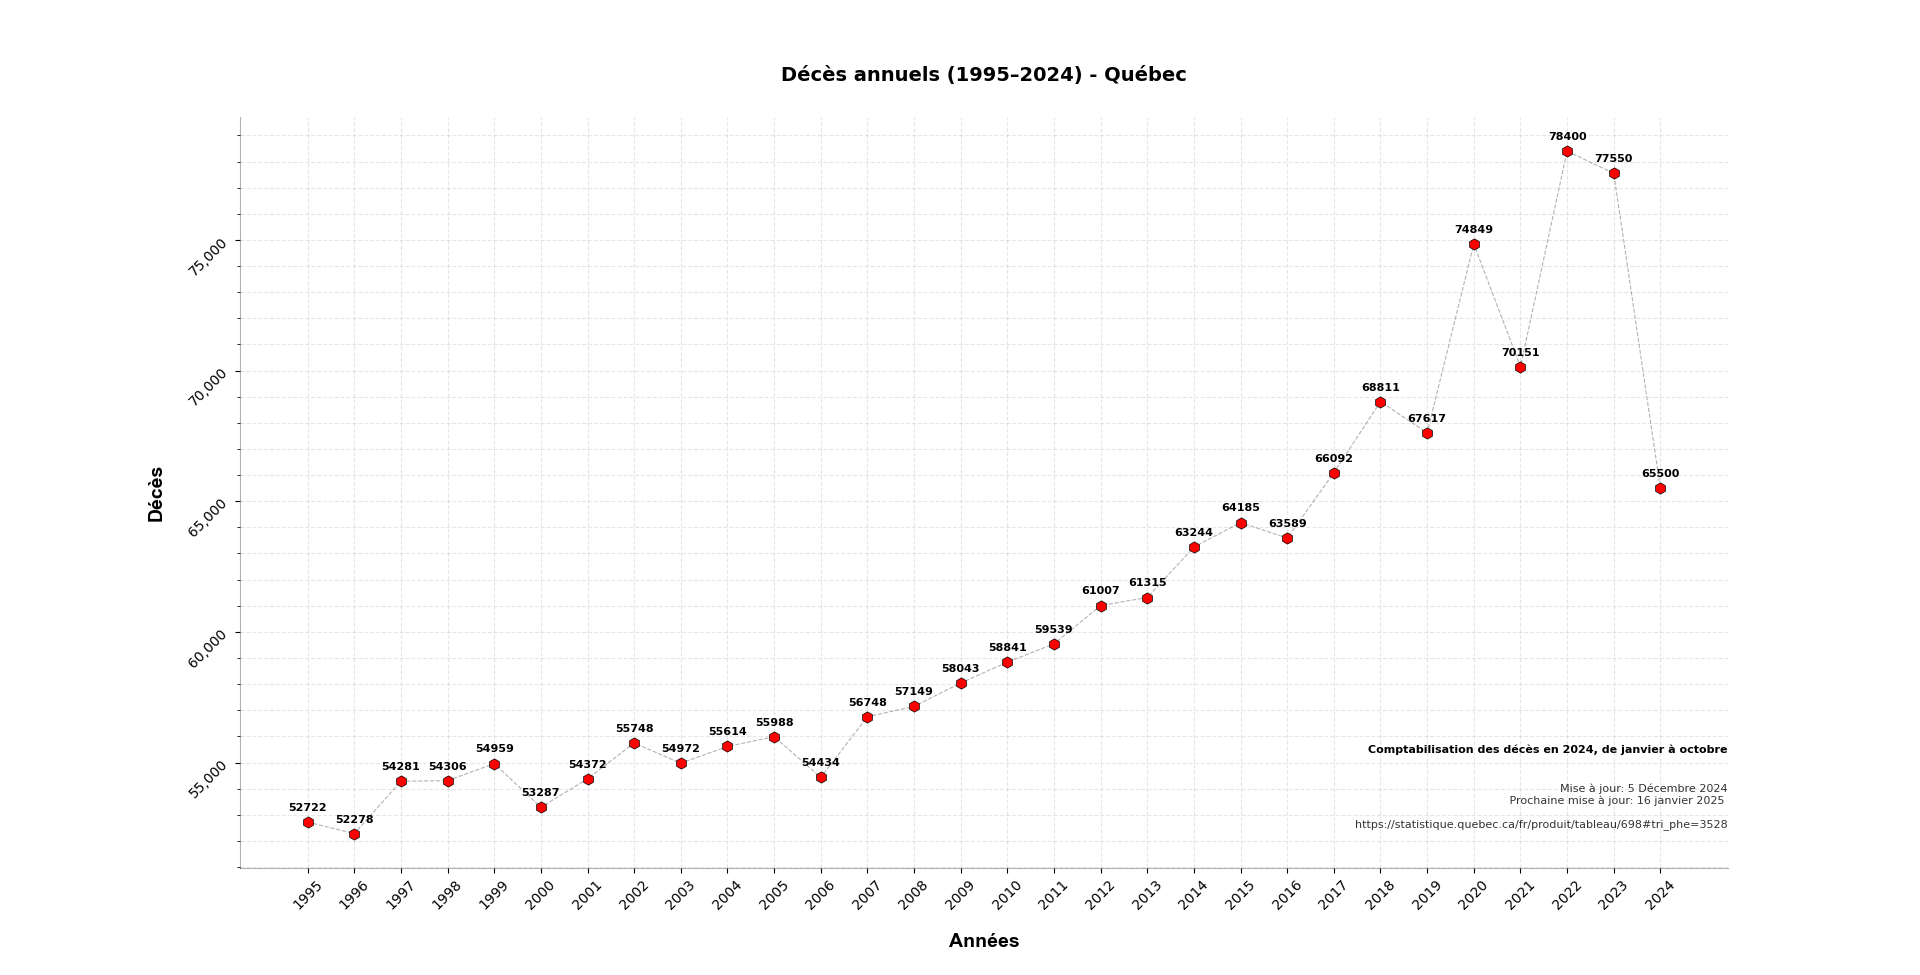

Source code (Python):
import matplotlib.pyplot as plt
from matplotlib.ticker import MultipleLocator
from matplotlib.ticker import FuncFormatter

annee = list(range(1995, 2025))  # Years from 1995 to 2023
deces = [52722, 52278, 54281, 54306, 54959, 53287, 54372, 55748, 54972, 55614, 55988, 54434,
         56748, 57149, 58043, 58841, 59539, 61007, 61315, 63244, 64185, 63589, 66092, 68811,
         67617, 74849, 70151, 78400, 77550, 65500]

# Plotting
plt.figure(figsize=(12, 6))  # Set figure size for better readability
plt.plot(annee, deces,
         label='Nombre de Décès',
         color='black',
         alpha=0.3,
         linewidth=0.8,
         linestyle='--',
         #marker='8',
         #markerfacecolor='red',
         #markersize=8,
         #markeredgewidth=0.5,  # Border width
         #markeredgecolor='black',  # Border color
         )  # x-axis: annee, y-axis: deces

plt.scatter(annee, deces,
            color='red',
            marker='h',
            s=66,  # Marker size
            edgecolor='black',  # Marker border color
            linewidths=0.5,
            zorder=2
            )  # On top of the line


# Annotate data points with their Y-values (number of deaths)
for x, y in zip(annee, deces):
    plt.annotate(f'{y}', (x, y),
            textcoords="offset points",  # Position relative to the point
            xytext=(0, 8),  # Offset by 5 points upwards
            ha='center',  # Center-align text
            fontsize=8,  # Adjust font size
            color='black',
            weight = 'bold'
                 )

# Customize x-axis to display all years
plt.xticks(annee, rotation=45, fontsize=10)  # Use `annee` for xticks to ensure all years are displayed
plt.yticks( rotation=45,fontsize=10)

# Title and Labels


plt.title('Décès annuels (1995–2024) - Québec',
          #y=0.99,  # Adjust this to move the suptitle closer to the top
          ha='center',
          va='center',
          fontsize=14,
          color='black',
          weight='bold',
          pad=30
          )

#plt.title("Comptabilisation des décès en 2024, de janvier à octobre",
#          fontsize=10,
#          ha='center',  # Center-align horizontally
#          va='center',  # Align vertically to the center of the plot
#         color='black',
#          weight='bold',
#          pad=35  # Adjust this to move the title closer to the suptitle
#          )


plt.xlabel("Années",
           labelpad=15,
           fontdict={'fontname': 'Arial'},
           fontsize=14,
           color='black',
           weight='bold'
           )

plt.ylabel("Décès",
           labelpad=15,
           fontdict={'fontname': 'Arial'},
           fontsize=14,
           color='black',
           weight='bold'
           )

# Add minor ticks and gridlines on Y-axis
ax = plt.gca()
ax.yaxis.set_minor_locator(MultipleLocator(1000))  # Set minor tick interval
plt.grid(True, which='both', axis='y', linestyle='--', alpha=0.3)  # Add gridlines for both major and minor ticks
ax.yaxis.set_major_formatter(FuncFormatter(lambda x, _: f'{x:,.0f}'))


# Add a footer text

plt.text(1, 0.15, 'Comptabilisation des décès en 2024, de janvier à octobre',
         alpha=1,
         fontsize=8,
         weight='bold',
         rotation=0,
         ha='right',
         va='bottom',
         transform=plt.gca().transAxes
         )

plt.text(1, 0.05, 'Mise à jour: 5 Décembre 2024\n Prochaine mise à jour: 16 janvier 2025 '
                  '\n\nhttps://statistique.quebec.ca/fr/produit/tableau/698#tri_phe=3528',
         alpha=0.8,
         fontsize=8,
         #weight='bold',
         rotation=0,
         ha='right',
         va='bottom',
         transform=plt.gca().transAxes
         )

# Add a legend and grid
plt.grid(True, linestyle='--', alpha=0.3)

ax = plt.gca()
# graph border - spines
ax.spines['top'].set_visible(False)   # Hide the top spine
ax.spines['right'].set_visible(False)  # Hide the right spine
ax.spines['bottom'].set_alpha(0.3) # Bottom spine
ax.spines['left'].set_alpha(0.3)   # Left spine



# Display the plot
plt.show()
